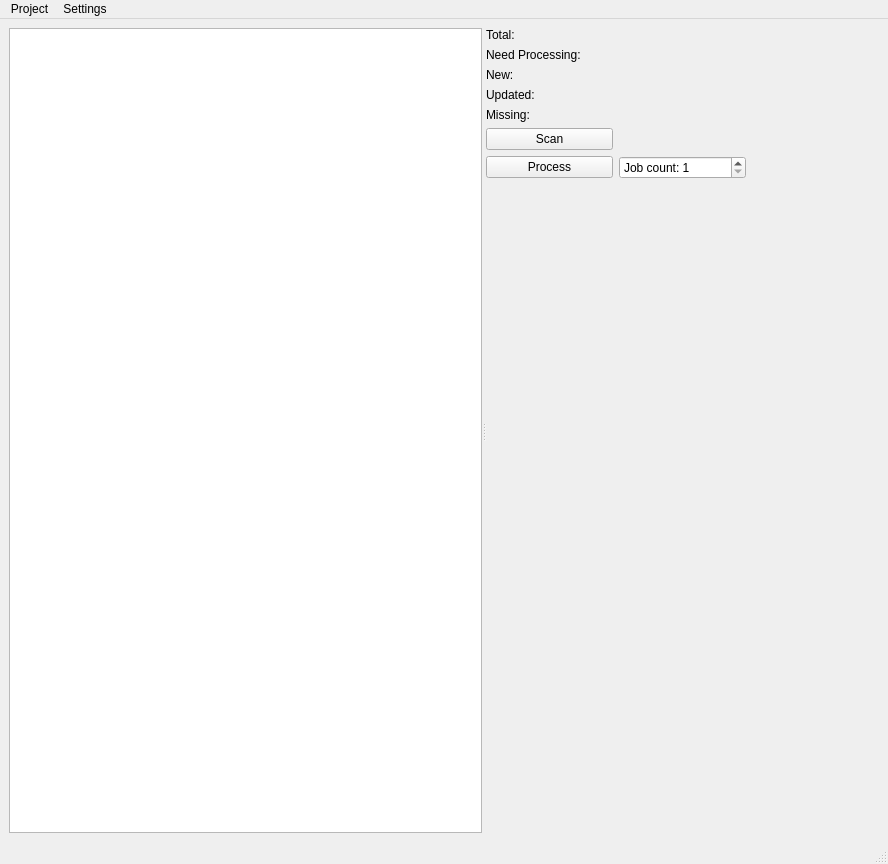
<?xml version="1.0" encoding="UTF-8"?>
<ui version="4.0">
 <class>MainWindow</class>
 <widget class="QMainWindow" name="MainWindow">
  <property name="geometry">
   <rect>
    <x>0</x>
    <y>0</y>
    <width>888</width>
    <height>864</height>
   </rect>
  </property>
  <property name="windowTitle">
   <string>Data Manager</string>
  </property>
  <widget class="QWidget" name="centralwidget">
   <layout class="QVBoxLayout" name="verticalLayout_2">
    <item>
     <widget class="QSplitter" name="splitter">
      <property name="orientation">
       <enum>Qt::Horizontal</enum>
      </property>
      <widget class="QTreeWidget" name="fileTreeWidget">
       <property name="headerHidden">
        <bool>true</bool>
       </property>
       <column>
        <property name="text">
         <string notr="true">1</string>
        </property>
       </column>
      </widget>
      <widget class="QWidget" name="layoutWidget">
       <layout class="QVBoxLayout" name="verticalLayout">
        <item>
         <layout class="QGridLayout" name="statsGridLayout">
          <item row="0" column="1">
           <widget class="QLabel" name="totalCountLabel">
            <property name="text">
             <string/>
            </property>
           </widget>
          </item>
          <item row="2" column="1">
           <widget class="QLabel" name="newCountLabel">
            <property name="text">
             <string/>
            </property>
           </widget>
          </item>
          <item row="3" column="0">
           <widget class="QLabel" name="updatedlabel">
            <property name="text">
             <string>Updated:</string>
            </property>
           </widget>
          </item>
          <item row="4" column="0">
           <widget class="QLabel" name="missingLabel">
            <property name="text">
             <string>Missing:</string>
            </property>
           </widget>
          </item>
          <item row="0" column="0">
           <widget class="QLabel" name="totalLabel">
            <property name="text">
             <string>Total:</string>
            </property>
           </widget>
          </item>
          <item row="4" column="1">
           <widget class="QLabel" name="missingCountLabel">
            <property name="text">
             <string/>
            </property>
           </widget>
          </item>
          <item row="1" column="0">
           <widget class="QLabel" name="needProcessingLabel">
            <property name="text">
             <string>Need Processing:</string>
            </property>
           </widget>
          </item>
          <item row="1" column="2">
           <widget class="QLabel" name="needProcessingSizeLabel">
            <property name="text">
             <string/>
            </property>
           </widget>
          </item>
          <item row="3" column="2">
           <widget class="QLabel" name="updatedSizeLabel">
            <property name="text">
             <string/>
            </property>
           </widget>
          </item>
          <item row="2" column="2">
           <widget class="QLabel" name="newSizeLabel">
            <property name="text">
             <string/>
            </property>
           </widget>
          </item>
          <item row="2" column="0">
           <widget class="QLabel" name="newLabel">
            <property name="text">
             <string>New:</string>
            </property>
           </widget>
          </item>
          <item row="1" column="1">
           <widget class="QLabel" name="needProcessingCountLabel">
            <property name="text">
             <string/>
            </property>
           </widget>
          </item>
          <item row="6" column="0">
           <widget class="QPushButton" name="processPushButton">
            <property name="text">
             <string>Process</string>
            </property>
           </widget>
          </item>
          <item row="0" column="2">
           <widget class="QLabel" name="totalSizeLabel">
            <property name="text">
             <string/>
            </property>
           </widget>
          </item>
          <item row="7" column="0">
           <spacer name="verticalSpacer">
            <property name="orientation">
             <enum>Qt::Vertical</enum>
            </property>
            <property name="sizeHint" stdset="0">
             <size>
              <width>20</width>
              <height>40</height>
             </size>
            </property>
           </spacer>
          </item>
          <item row="3" column="1">
           <widget class="QLabel" name="updatedCountLabel">
            <property name="text">
             <string/>
            </property>
           </widget>
          </item>
          <item row="5" column="0">
           <widget class="QPushButton" name="scanPushButton">
            <property name="text">
             <string>Scan</string>
            </property>
           </widget>
          </item>
          <item row="6" column="1">
           <widget class="QSpinBox" name="processCountSpinBox">
            <property name="toolTip">
             <string>Number of processes to launch</string>
            </property>
            <property name="prefix">
             <string>Job count: </string>
            </property>
            <property name="minimum">
             <number>1</number>
            </property>
            <property name="maximum">
             <number>16</number>
            </property>
           </widget>
          </item>
         </layout>
        </item>
       </layout>
      </widget>
     </widget>
    </item>
   </layout>
  </widget>
  <widget class="QMenuBar" name="menubar">
   <property name="geometry">
    <rect>
     <x>0</x>
     <y>0</y>
     <width>888</width>
     <height>22</height>
    </rect>
   </property>
   <widget class="QMenu" name="menuSettings">
    <property name="title">
     <string>Settings</string>
    </property>
    <addaction name="actionConfiguration_Directory"/>
   </widget>
   <widget class="QMenu" name="menuProject">
    <property name="title">
     <string>Project</string>
    </property>
    <addaction name="actionSelect_Project"/>
   </widget>
   <addaction name="menuProject"/>
   <addaction name="menuSettings"/>
  </widget>
  <widget class="QStatusBar" name="statusbar"/>
  <action name="actionConfiguration_Directory">
   <property name="text">
    <string>Configuration Directory</string>
   </property>
  </action>
  <action name="actionSelect_Project">
   <property name="text">
    <string>Select Project</string>
   </property>
  </action>
 </widget>
 <resources/>
 <connections/>
</ui>
